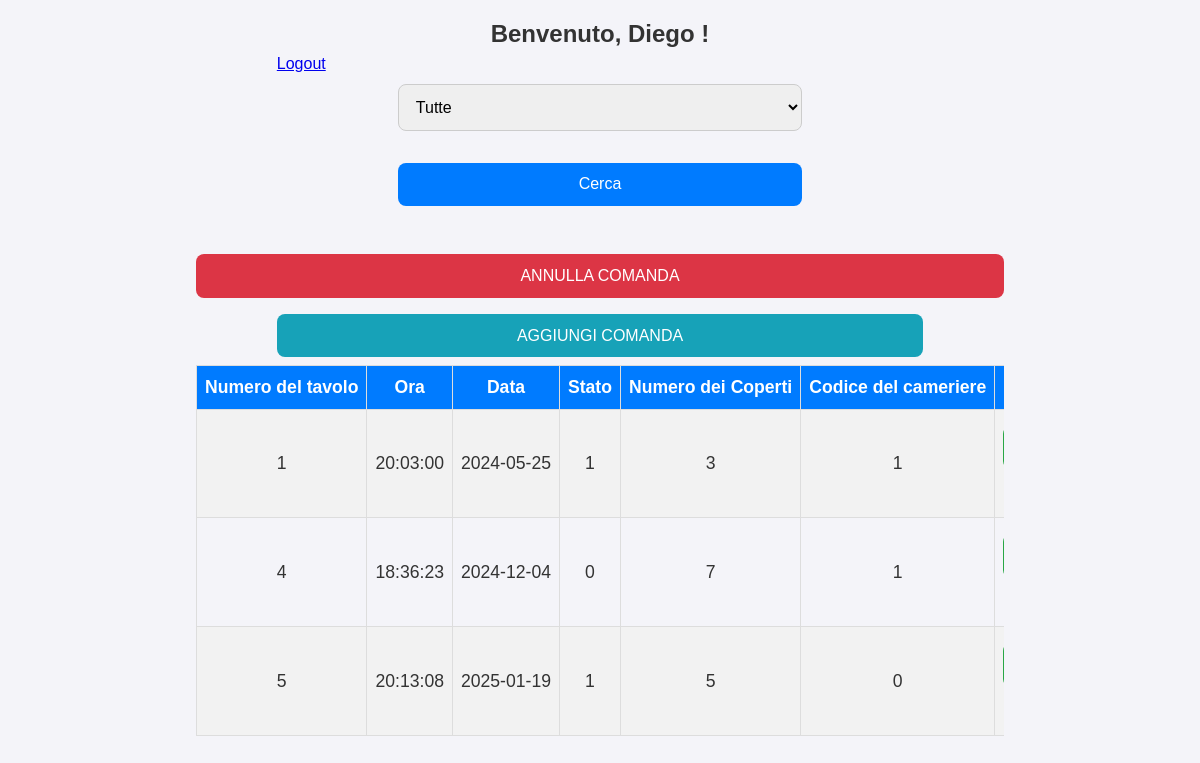
Page /comande.php (signed in) on the committed database.
### tables this page shows
CREATE TABLE `comanda` (
  `ID_Comanda` int(11) NOT NULL,
  `Numero_Tavolo` int(11) NOT NULL,
  `Ora` time NOT NULL,
  `Data` date NOT NULL,
  `Stato` tinyint(1) NOT NULL,
  `Numero_Coperti` int(11) NOT NULL,
  `CODICE_Cameriere` int(11) NOT NULL
);

### comande.php (the view, shortened to what this page needs)
<?php
include "database.php";
?>
<!DOCTYPE html>
<html>
    <head>
        <link rel="stylesheet" href="style.css">
    </head>
    <body>
    <div class = "comande">
        <h2> Benvenuto, <?php echo $_SESSION['nome']; ?> ! </h2>
        <a href = "logout.php"> Logout </a>
        <form action="comande.php" method ="post">
        <select name = "Filtri">
            <option value = ""> Tutte </option>
        </select>
        <input type = "submit" value = "Cerca"> </input>
        </form>
        <button id = "annulla_comanda">ANNULLA COMANDA</button>
        <a href = "aggiuntaComandeTipologia.php" class= "action-button">
        <button id = "aggiunta_comanda">AGGIUNGI COMANDA</button>
        </a>
        <?php
        $sql = "SELECT ID_Comanda, Numero_Tavolo, Ora, Data, Stato, Numero_Coperti, CODICE_Cameriere
                FROM comanda
                WHERE true ";
        $result = $conn->query($sql);
        ?>
        <table>
            <tr>
            <th>Numero del tavolo</th>
            <th>Ora</th>
            <th>Data</th>
            <th>Stato</th>
            <th>Numero dei Coperti</th>
            <th>Codice del cameriere</th>
            <th>Maggiori dettagli</th>
            </tr>
            <?php foreach ($result as $row): ?>
            <tr>
                <td><?php echo $row['Numero_Tavolo']; ?></td>
                <td><?php echo $row['Ora']; ?></td>
                <td><?php echo $row['Data']; ?></td>
                <td><?php echo $row['Stato']; ?></td>
                <td><?php echo $row['Numero_Coperti']; ?></td>
                <td><?php echo $row['CODICE_Cameriere']; ?></td>
                <td>
                </td>
            </tr>
            <?php endforeach; ?>
        </table>
    </div>
    </body>
</html>

### style.css (style rules this page uses)
* { margin: 0; padding: 0; box-sizing: border-box; font-family: Arial, sans-serif; }
body { font-size: 1rem; line-height: 1.5; background-color: #f4f4f9; color: #333; margin: 0; }
.comande { width: 100%; max-width: 100%; padding: 1rem; margin: 0 auto; display: flex; flex-direction: column; align-items: center; }
form select, form input[type="submit"] { font-size: 1rem; padding: 0.8em; margin: 0.5rem 0; border: 1px solid #ccc; border-radius: 0.5rem; width: 100%; }
form input[type="submit"] { background-color: #007bff; color: white; border: none; cursor: pointer; }
form { width: 100%; display: flex; flex-direction: column; align-items: center; gap: 1rem; margin-bottom: 2rem; }
table { width: 100%; border-collapse: collapse; font-size: 0.9rem; overflow-x: auto; display: block; margin-bottom: 1rem; }
table th, table td { border: 1px solid #ddd; padding: 0.5rem; text-align: center; white-space: nowrap; }
table th { background-color: #007bff; color: white; font-weight: bold; }
table tr:nth-child(even) { background-color: #f2f2f2; }
button { padding: 0.8em; font-size: 1rem; border: none; border-radius: 0.5rem; cursor: pointer; width: 100%; margin: 0.5rem 0; }
#annulla_comanda { background-color: #dc3545; color: white; }
#aggiunta_comanda { background-color: #17a2b8; color: white; }
@media (min-width: 1024px) { .comande { max-width: 70%; } }
@media (min-width: 1024px) { table { font-size: 1.1rem; } }
@media (min-width: 1024px) { form { width: 100%; display: flex; justify-content: space-between; margin-bottom: 2rem; } }
@media (min-width: 1024px) { form select, form input[type="submit"] { width: 50%; font-size: 1rem; } }
@media (min-width: 1024px) { #annulla_comanda, #aggiunta_comanda { width: 100%; } }
@media (min-width: 1024px) { a { width: 80%; } }

### rows in the picture
comanda: Numero_Tavolo "1", Ora "20:03:00", Data "2024-05-25", Stato "1", Numero_Coperti "3", CODICE_Cameriere "1"
comanda: Numero_Tavolo "4", Ora "18:36:23", Data "2024-12-04", Stato "0", Numero_Coperti "7", CODICE_Cameriere "1"
comanda: Numero_Tavolo "5", Ora "20:13:08", Data "2025-01-19", Stato "1", Numero_Coperti "5", CODICE_Cameriere "0"

### other values in the picture
$_SESSION['nome'] "Diego"
